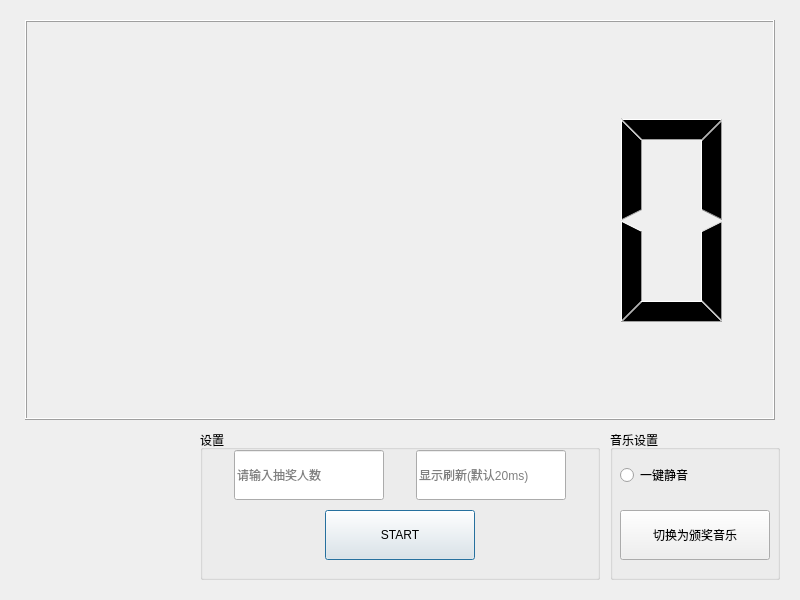
<?xml version="1.0" encoding="UTF-8"?>
<ui version="4.0">
 <class>Dialog</class>
 <widget class="QDialog" name="Dialog">
  <property name="geometry">
   <rect>
    <x>0</x>
    <y>0</y>
    <width>800</width>
    <height>600</height>
   </rect>
  </property>
  <property name="windowTitle">
   <string>NA映画抽奖器</string>
  </property>
  <property name="windowIcon">
   <iconset>
    <normaloff>NA.ico</normaloff>NA.ico</iconset>
  </property>
  <widget class="QLCDNumber" name="result">
   <property name="geometry">
    <rect>
     <x>25</x>
     <y>20</y>
     <width>750</width>
     <height>400</height>
    </rect>
   </property>
   <property name="lineWidth">
    <number>1</number>
   </property>
   <property name="smallDecimalPoint">
    <bool>true</bool>
   </property>
   <property name="digitCount">
    <number>5</number>
   </property>
   <property name="mode">
    <enum>QLCDNumber::Dec</enum>
   </property>
   <property name="segmentStyle">
    <enum>QLCDNumber::Filled</enum>
   </property>
   <property name="intValue" stdset="0">
    <number>0</number>
   </property>
  </widget>
  <widget class="QGroupBox" name="groupBox">
   <property name="geometry">
    <rect>
     <x>200</x>
     <y>430</y>
     <width>400</width>
     <height>150</height>
    </rect>
   </property>
   <property name="title">
    <string>设置</string>
   </property>
   <widget class="QLineEdit" name="num">
    <property name="geometry">
     <rect>
      <x>34</x>
      <y>20</y>
      <width>150</width>
      <height>50</height>
     </rect>
    </property>
    <property name="maxLength">
     <number>99999</number>
    </property>
    <property name="placeholderText">
     <string>请输入抽奖人数</string>
    </property>
   </widget>
   <widget class="QPushButton" name="start">
    <property name="geometry">
     <rect>
      <x>125</x>
      <y>80</y>
      <width>150</width>
      <height>50</height>
     </rect>
    </property>
    <property name="text">
     <string>START</string>
    </property>
   </widget>
   <widget class="QLineEdit" name="sleep">
    <property name="geometry">
     <rect>
      <x>216</x>
      <y>20</y>
      <width>150</width>
      <height>50</height>
     </rect>
    </property>
    <property name="toolTipDuration">
     <number>-3</number>
    </property>
    <property name="placeholderText">
     <string>显示刷新(默认20ms)</string>
    </property>
   </widget>
  </widget>
  <widget class="QGroupBox" name="groupBox_2">
   <property name="geometry">
    <rect>
     <x>610</x>
     <y>430</y>
     <width>170</width>
     <height>150</height>
    </rect>
   </property>
   <property name="title">
    <string>音乐设置</string>
   </property>
   <widget class="QPushButton" name="music">
    <property name="geometry">
     <rect>
      <x>10</x>
      <y>80</y>
      <width>150</width>
      <height>50</height>
     </rect>
    </property>
    <property name="text">
     <string>切换为颁奖音乐</string>
    </property>
   </widget>
   <widget class="QRadioButton" name="radioButton">
    <property name="geometry">
     <rect>
      <x>10</x>
      <y>20</y>
      <width>150</width>
      <height>50</height>
     </rect>
    </property>
    <property name="text">
     <string>一键静音</string>
    </property>
   </widget>
  </widget>
 </widget>
 <layoutdefault spacing="6" margin="11"/>
 <resources/>
 <connections/>
</ui>
